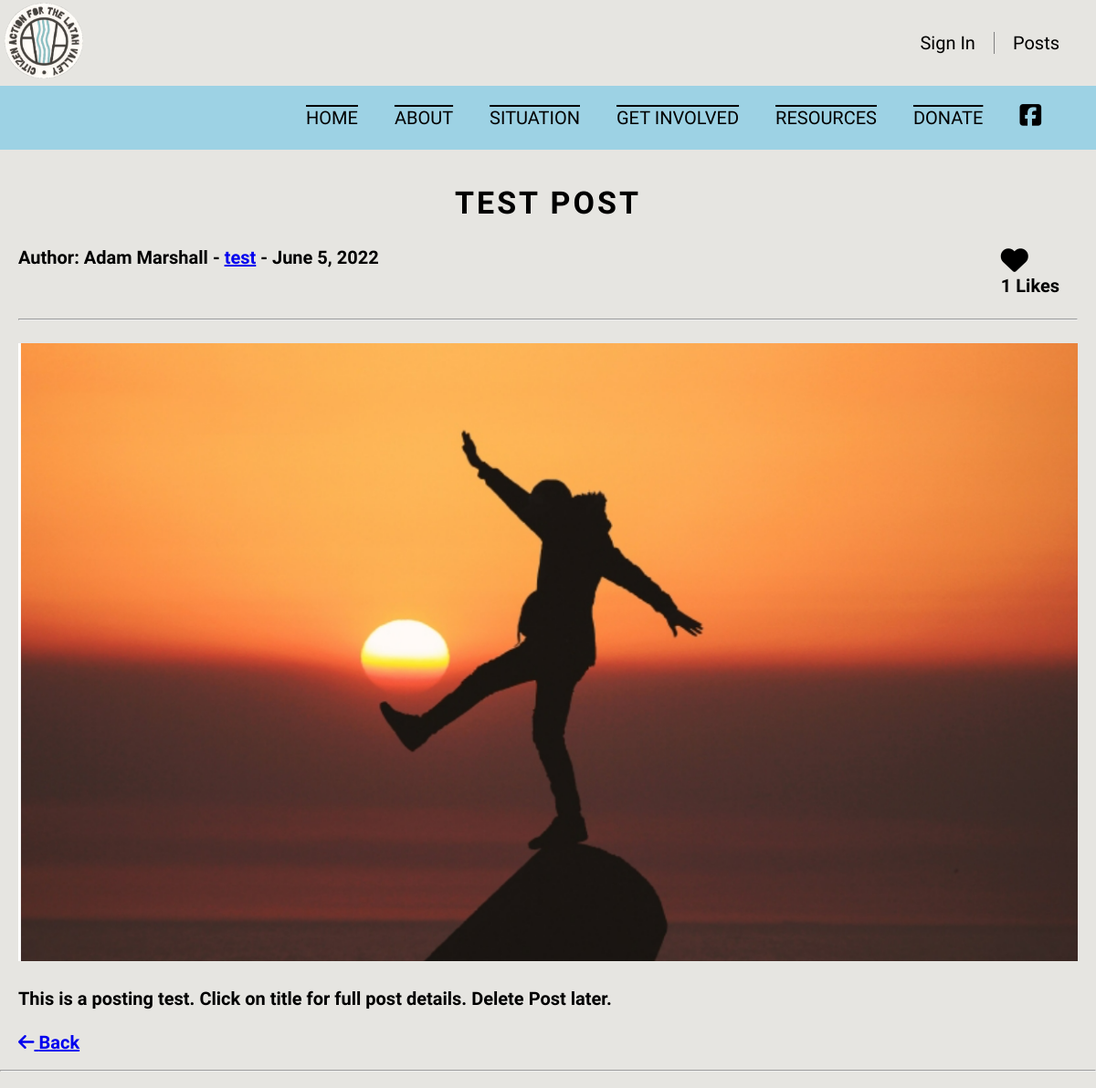
Screenshot of /article/53 with the database file from the repository.
### thesite/models.py (models this page shows, shortened)
class Post(models.Model):
    title = models.CharField(max_length=255)
    header_image = models.ImageField(null =True, blank=True, upload_to="images/")
    author = models.ForeignKey(User, on_delete=models.CASCADE)
    body = models.TextField()
    post_date = models.DateField(auto_now_add=True)
    category = models.CharField(max_length=255, default='uncategorized')
    likes = models.ManyToManyField(User, related_name='blog_posts')
    def total_likes(self):
        return self.likes.count()

### thesite/views.py (the view)
class ArticleDetailView(DetailView):
    model = Post
    template_name = 'article_details.html'
    def get_context_data(self, *args, **kwargs):
        context = super(ArticleDetailView, self).get_context_data(*args, **kwargs)
        stuff = get_object_or_404(Post, id=self.kwargs['pk'])
        total_likes = stuff.total_likes()
        liked = False
        if stuff.likes.filter(id=self.request.user.id).exists():
            liked = True
        context["total_likes"] = total_likes
        context["liked"] = liked
        return context

### thesite/templates/article_details.html (shortened to what this page needs)
{% extends 'base.html' %}
{% load static %}
  {% block content %}
  <h1 class="about-header">{{ post.title}}</h1>
  <div class="art-con">
      <h1>
  <div class="posts-wrapper-2">
  <h1>Author: {{ post.author.first_name }} {{ post.author.last_name }} -
    <a href="{% url 'category' post.category|slugify %}">{{post.category}}</a> -
    {{ post.post_date }}</h1>
    <div class="ed-del">
      <div class="like-container">
          {% if user.is_authenticated %}
          <form class="" action="{% url 'like_post' post.pk %}" method="POST">
            {% csrf_token %}
            {% if liked %}
            <button class="like-btn" type="submit", name="post_id", value="{{ post.id }}"><i class="fa-solid fa-heart-circle-check"></i></button> <h1 class="likes-h1"> {{ total_likes }} Likes</h1>
            {% else %}
            <button class="like-btn" type="submit", name="post_id", value="{{ post.id }}"><i class="fa-solid fa-heart"></i></button> <h1 class="likes-h1"> {{ total_likes }} Likes</h1>
            {% endif %}
          </form>
          {% else %}
            <button class="like-btn"type="button" onclick="window.location.href='{% url 'login' %}';"><i class="fa-solid fa-heart"></i></button> <h1 class="likes-h1"> {{ total_likes }} Likes</h1>
          {% endif %}
      </div>
    </div>
</div>
<br>
      <hr>
      <br>
  {% if post.header_image %}
  <img width="100%" src="{{ post.header_image.url }}">
  {% endif %}
  <br>
  <br>
  {{ post.body|safe|linebreaksbr }}
  <br><br>
  <a href="{% url 'home' %}"> <i class="fa-solid fa-arrow-left"></i> Back</a>
  </h1>
</div>
<br>
<hr>
<br>
{% endblock %}

### thesite/static/css/main.css (style rules this page uses)
* { margin: 0; padding: 0; box-sizing: border-box; }
html { scroll-behavior: smooth; }
body { background-color: #E6E5E1; }
.about-header { font-size: 34px; text-align: center; font-family: 'Barlow Condensed', sans-serif; letter-spacing: 3px; text-transform: uppercase; margin-top: 20px; margin-bottom: 10px; }
.posts-wrapper-2 { display: flex; justify-content: space-between; }
.posts-wrapper-2 h1, .ed-del { font-size: 20px; }
.posts-wrapper-2 h1 { margin-left: 0px; }
.ed-del { display: flex; margin-right: 0px; }
.art-con { font-size: 20px; padding-right: 20px; padding-left: 20px; }
.art-con h1 { font-size: 20px; font-family: 'Barlow Condensed', sans-serif; }
.fa-heart { font-size: 30px; }
.like-btn { background: transparent; border: none; }
.like-container { margin-right: 20px; }
@media (min-width: 790px) { .about-header { margin-top: 38px; margin-bottom: 28px; } }

### rows the page displays
Post: title "TEST POST", author.first_name "Adam", author.last_name "Marshall", category "test", post_date "June 5, 2022", header_image (picture), body "This is a posting test. Click on title for full post details. Delete Post later."

### other values shown
{{ total_likes }} "1"
